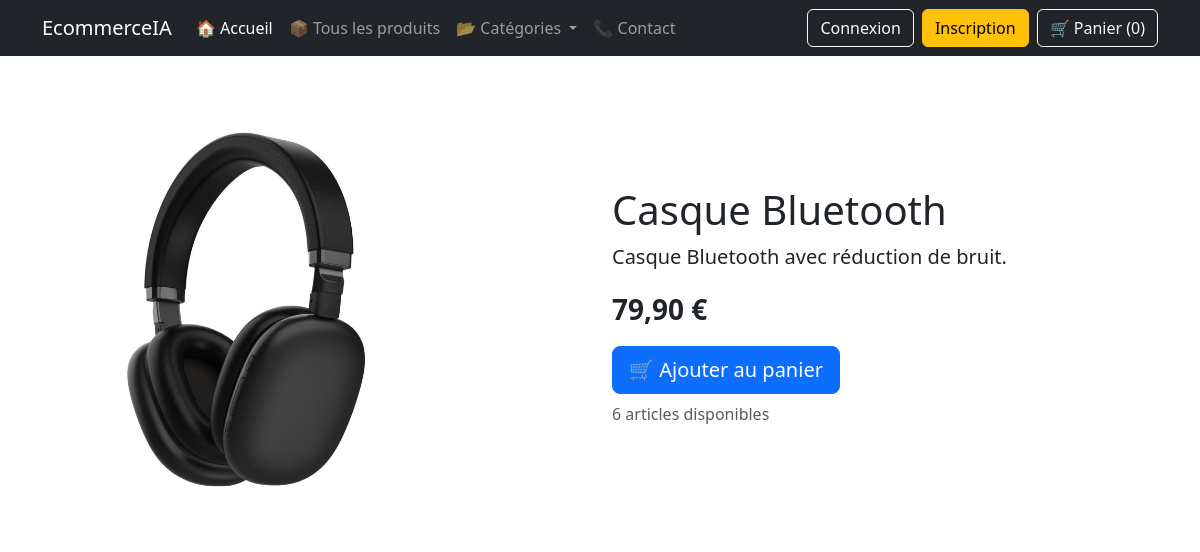
Page /produits/1/ on the committed database.
### products/models.py (models this page shows, shortened)
class Product(models.Model):
    category = models.ForeignKey(
        Category,
        on_delete=models.SET_NULL,
        related_name="products",
        null=True,
        blank=True,
    )
    name = models.CharField(max_length=200)
    description = models.TextField()
    price = models.DecimalField(max_digits=10, decimal_places=2)
    image = models.ImageField(
        upload_to="products/",
        blank=True,
        null=True,
    )
    stock = models.PositiveIntegerField(default=0)
    is_available = models.BooleanField(default=True)
    created_at = models.DateTimeField(auto_now_add=True)

### products/views.py (the view)
def product_detail(request, product_id):
    product = get_object_or_404(
        Product,
        id=product_id,
        is_available=True,
    )
    return render(
        request,
        "products/product_detail.html",
        {"product": product},
    )

### cart/cart.py (called while the page is built)
    def __len__(self):
        return sum(
            item["quantity"]
            for item in self.cart.values()
        )

### cart/context_processors.py (called while the page is built)
def cart(request):
    return {
        "cart": Cart(request),
    }

### products/context_processors.py (called while the page is built)
def categories(request):
    return {
        "menu_categories": Category.objects.all(),
    }

### products/templates/products/product_detail.html (shortened to what this page needs)
{% extends "base.html" %}
{% block content %}
<div class="container mt-5">
    <div class="row align-items-center">
        <div class="col-md-6">
            {% if product.image %}
                <img
                    src="{{ product.image.url }}"
                    class="img-fluid rounded"
                    alt="{{ product.name }}"
                    style="max-height: 420px; object-fit: contain;"
                >
            {% endif %}
        </div>
        <div class="col-md-6">
            <h1>{{ product.name }}</h1>
            <p class="lead">
                {{ product.description }}
            </p>
            <p class="fs-3 fw-bold">
                {{ product.price }} €
            </p>
            {% if product.is_available and product.stock > 0 %}
                <a
                    href="{% url 'cart:cart_add' product.id %}"
                    class="btn btn-primary btn-lg"
                >
                    🛒 Ajouter au panier
                </a>
                <p class="text-muted mt-2">
                    {{ product.stock }} article{{ product.stock|pluralize }} disponible{{ product.stock|pluralize }}
                </p>
            {% else %}
                <button class="btn btn-secondary btn-lg" disabled>
                    Rupture de stock
                </button>
            {% endif %}
        </div>
    </div>
</div>
{% endblock %}

### rows in the picture
Product: image (picture), name "Casque Bluetooth", description "Casque Bluetooth avec réduction de bruit.", price "79,90", stock "6"

### other values in the picture
{{ cart|length }} "0"
